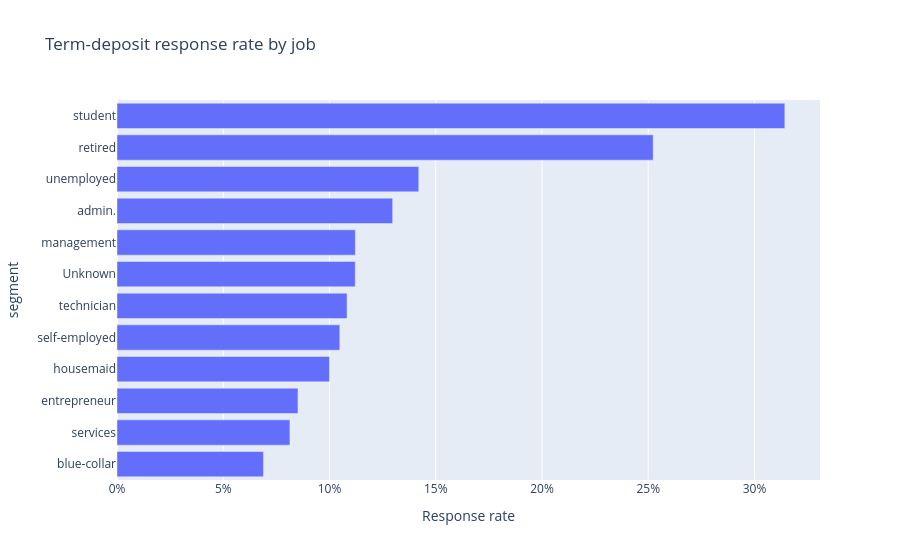

The notebook cell this image was saved under:
### Code cell
job_rates = response_by_segment(data, 'job').sort_values('response_rate')
fig = px.bar(job_rates, x='response_rate', y='segment', orientation='h', hover_data=['records', 'responses'], title='Term-deposit response rate by job')
fig.update_xaxes(tickformat='.0%', title='Response rate')
fig.show()

### Figure 1 — Plotly figure (JSON) as saved in the notebook; plotly's stock layout.template omitted (floating-point values rounded to 4 significant figures)
{"data": [{"customdata": [[9254, 638], [3969, 323], [1456, 124], [1060, 106], [1421, 149], [6743, 730], [330, 37], [2924, 328], [10422, 1352], [1014, 144], [1720, 434], [875, 275]], "hovertemplate": "response_rate=%{x}<br>segment=%{y}<br>records=%{customdata[0]}<br>responses=%{customdata[1]}<extra></extra>", "legendgroup": "", "marker": {"color": "#636efa", "pattern": {"shape": ""}}, "name": "", "orientation": "h", "showlegend": false, "textposition": "auto", "type": "bar", "x": [0.06894, 0.08138, 0.08516, 0.1, 0.1049, 0.1083, 0.1121, 0.1122, 0.1297, 0.142, 0.2523, 0.3143], "xaxis": "x", "y": ["blue-collar", "services", "entrepreneur", "housemaid", "self-employed", "technician", "Unknown", "management", "admin.", "unemployed", "retired", "student"], "yaxis": "y"}], "layout": {"barmode": "relative", "legend": {"tracegroupgap": 0}, "title": {"text": "Term-deposit response rate by job"}, "xaxis": {"anchor": "y", "domain": [0.0, 1.0], "tickformat": ".0%", "title": {"text": "Response rate"}}, "yaxis": {"anchor": "x", "domain": [0.0, 1.0], "title": {"text": "segment"}}}}
